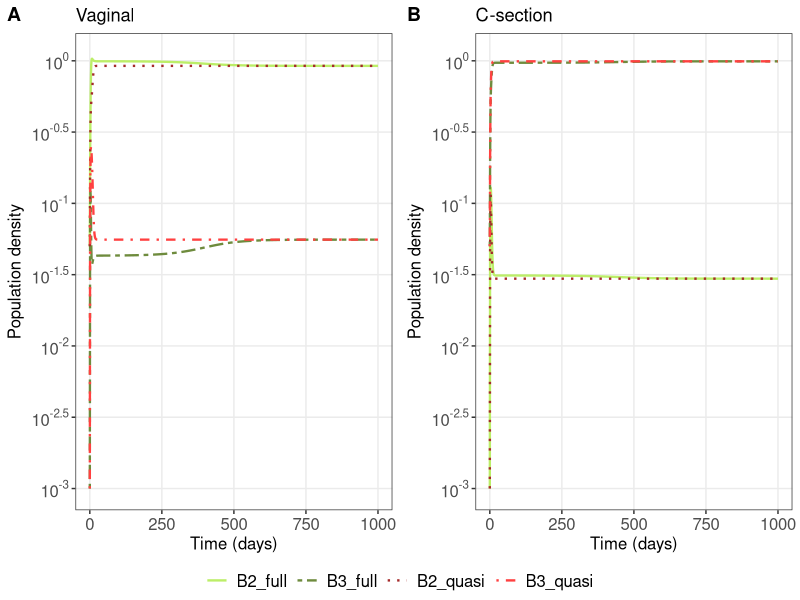
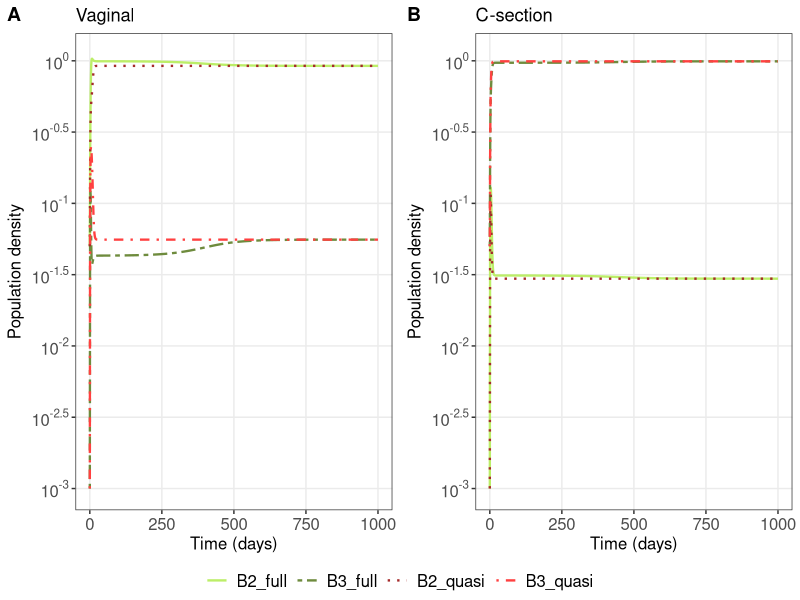

R code for these plots, in order:
# This script plot and compare the dynamics of the quasi-steady-state approximation and the full model.

# set directory for plots 
output_plot_dynamics <- "plots/full_and_quasi_model_dynamics.pdf"


# full momdel ----------------
full_model <- function(t,y,P){
  B_1 <- y[1] #bifidobacteria capable of HMO metabolism
  B_2 <- y[2] #bifidobacteria capable of plant polysaccharide metabolism 
  B_3 <- y[3] #another commensal group
  
  
  # proportion of milk in diet as function Z
  Z <- 1/(1 + exp(w*(t - h))) 
  
  with(as.list(p),{
    # the grow rate of B1 related to milk consumption
    dB_1dt <- r*B_1*(Z - (B_1 + B_2 + alpha*B_3)) + f_z*Z
    # the grow rate of B2 related to solid food consumption
    # competition between B2 & B2, B2 & B_3, B1 & B2 
    dB_2dt <- r*B_2*(1- (B_1 + B_2 + alpha*B_3 - alpha_c*B_1)) + f_2
    # competition between B_3 & B_3, B2 & B_3, B1 & B_3 
    # f3 is the input of B_3 from environment
    dB_3dt <- r*B_3*(1- (B_3 + alpha*(B_1 + B_2))) + f_3
    
    return(list(c(dB_1dt,dB_2dt,dB_3dt)))
  })}

# quasi steady state approximation ----------

quasi_model <- function(t,y,p){
  B_2 <- y[1] #bifidobacteria capable of plant polysaccharide metabolism 
  B_3 <- y[2] #another commensal group
  

  with(as.list(p),{
    # the grow rate of B2 related to solid food consumption
    # competition between B2 & B2, B2 & B_3 
    dB_2dt <- r*B_2*(1- B_2 - alpha*B_3) + f_2
    # competition between B_3 & B_3, B2 & B_3, B1 & B_3 
    # f3 is the input of B_3 from environment
    dB_3dt <- r*B_3*(1 - B_3 - alpha* B_2) + f_3
    
    return(list(c(dB_2dt,dB_3dt)))
  })}



# parameters ----------

# parameters for the function Z(t)
w <- 0.014; h <- 500


# growth rate
r <- 1

# effect of species interaction 
alpha <- 2
alpha_c <- 1.7

# carrying capacity
k <- 1000

# input of bacteria 
f_2 <- 30/k; f_3 <- 50/k; f_z<- 10/k

# parameters used in the full model
P <- c(f_2 = f_2, f_3 = f_3, f_z = f_z,
       r = r, alpha =alpha, k=k,
       alpha_c=alpha_c) 

# parameters used in the approximate model
p <- c(f_2 = f_2, f_3 = f_3, r = r, alpha =alpha, k=k) 


# initial conditions -----------
# vaginal birth, full model
Y0_vaginal <- c(B_1 = 50/k,B_2 = 50/k,B_3 = 1/k) 

# C-section, full model 
Y0_csection <- c(B_1 = 1/k,B_2 = 1/k,B_3 = 50/k) 

# vaginal birth, quasi model
y0_vaginal <- c(B_2 = 50/k,B_3 = 1/k) 

# C-section, quasi model 
y0_csection <- c(B_2 = 1/k,B_3 = 50/k) 

# times
times <- seq(0,1000,1)

# Solve the models and store in a data frame--------

library(deSolve)
# solve full model with parameter set P
out_full_vaginal <- ode(y = Y0_vaginal, times, full_model, P)
out_full_csection <- ode(y = Y0_csection, times, full_model, P)

# solve quasi model with parameter set p
out_quasi_vaginal <- ode(y = y0_vaginal, times, quasi_model, p)
out_quasi_csection <- ode(y = y0_csection, times, quasi_model, p)


library(reshape2) 
library(plyr)

# make a data frame for results 
data_full_vaginal <- data.frame(out_full_vaginal)
names(data_full_vaginal) <- c('Time','B1_full_v','B2_full_v','B3_full_v')

data_full_csection <- data.frame(out_full_csection)
names(data_full_csection) <- c('Time','B1_full_c','B2_full_c','B3_full_c')

data_quasi_vaginal <- data.frame(out_quasi_vaginal)
names(data_quasi_vaginal) <- c('Time','B2_quasi_v','B3_quasi_v')

data_quasi_csection <- data.frame(out_quasi_csection)
names(data_quasi_csection) <- c('Time','B2_quasi_c','B3_quasi_c')

# merge data of full and quasi model, and drop the second coloumn of data_full 
data_v <- merge(data_full_vaginal[-2],data_quasi_vaginal)

data_c <- merge(data_full_csection[-2], data_quasi_csection)

data_melt_v <- melt(data = data_v, id.vars = "Time", measure.vars = c('B2_full_v','B3_full_v',
                                                                      'B2_quasi_v','B3_quasi_v'))

data_melt_c <- melt(data = data_c, id.vars = "Time", measure.vars = c('B2_full_c','B3_full_c',
                                                                   'B2_quasi_c','B3_quasi_c'))
  

# ggplot ------------------------------------------------------------------

library(ggplot2)
# put plots in the same page
library(ggpubr) 
# to access break formatting functions
library(scales) 

mytheme <- theme_bw() + 
  theme(panel.grid.minor =  element_blank(),
        axis.text.x = element_text(size = 12),
        axis.text.y = element_text(size = 12),
        axis.title.x = element_text(size = 12),
        axis.title.y = element_text(size = 12),
        legend.text = element_text (size = 12),
        legend.title = element_blank()) 



# plot dynamics of full model and quasi model under vaginal scheme 
plot_v <- ggplot(data = data_melt_v, aes(x = Time, y = value, color = variable)) + 
  geom_line(size = 0.8, aes(linetype=variable)) + 
  scale_linetype_manual(values=c("solid","twodash", "dotted","dotdash"),
                        labels = c('B2_full','B3_full','B2_quasi','B3_quasi')) +
  scale_color_manual(values = c("darkolivegreen2","darkolivegreen4",
                                "brown","brown1"),
                     labels= c('B2_full','B3_full','B2_quasi','B3_quasi')) + 
  scale_y_log10(breaks = trans_breaks("log10", function(x) 10^x),
                labels = trans_format("log10", math_format(10^.x)),limits = c(1e-3,1.1)) +
  mytheme +
  labs( x = "Time (days)", y = "Population density",title ="Vaginal")


# plot dynamics of full model and quasi model under c-section scheme 
plot_c <- ggplot(data = data_melt_c, aes(x = Time, y = value, color = variable)) + 
  geom_line(size = 0.8, aes(linetype=variable)) + 
  scale_linetype_manual(values=c("solid","twodash", "dotted","dotdash"),
                        labels = c('B2_full','B3_full','B2_quasi','B3_quasi')) +
  scale_color_manual(values = c("darkolivegreen2","darkolivegreen4",
                                "brown","brown1"),
                     labels= c('B2_full','B3_full','B2_quasi','B3_quasi')) + 
  scale_y_log10(breaks = trans_breaks("log10", function(x) 10^x),
                labels = trans_format("log10", math_format(10^.x)),limits = c(1e-3,1.1)) +
  mytheme +
  labs( x = "Time (days)", y = "Population density",title ="C-section")


# put two plot together 
quasi_full_compare <- ggarrange(plot_v, plot_c, 
                        labels = c("A", "B"), nrow = 1, ncol = 2,
                        common.legend = TRUE, legend = "bottom")

show(quasi_full_compare)

ggsave(file = output_plot_dynamics, width = 17, height = 8.5, units = "cm")
